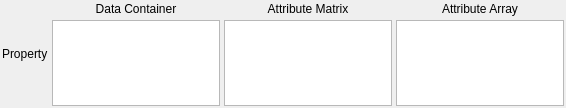
<?xml version="1.0" encoding="UTF-8"?>
<ui version="4.0">
 <class>ArraySelectionWidget</class>
 <widget class="QWidget" name="ArraySelectionWidget">
  <property name="geometry">
   <rect>
    <x>0</x>
    <y>0</y>
    <width>566</width>
    <height>108</height>
   </rect>
  </property>
  <property name="windowTitle">
   <string>ArraySelectionWidget</string>
  </property>
  <layout class="QGridLayout" name="gridLayout">
   <property name="margin">
    <number>2</number>
   </property>
   <property name="spacing">
    <number>4</number>
   </property>
   <item row="1" column="1">
    <widget class="QListWidget" name="dataContainerList">
     <property name="minimumSize">
      <size>
       <width>150</width>
       <height>0</height>
      </size>
     </property>
     <property name="editTriggers">
      <set>QAbstractItemView::EditKeyPressed|QAbstractItemView::SelectedClicked</set>
     </property>
    </widget>
   </item>
   <item row="1" column="2">
    <widget class="QListWidget" name="attributeMatrixList">
     <property name="minimumSize">
      <size>
       <width>150</width>
       <height>0</height>
      </size>
     </property>
     <property name="editTriggers">
      <set>QAbstractItemView::EditKeyPressed|QAbstractItemView::SelectedClicked</set>
     </property>
    </widget>
   </item>
   <item row="1" column="3">
    <widget class="QListWidget" name="attributeArrayList">
     <property name="minimumSize">
      <size>
       <width>150</width>
       <height>0</height>
      </size>
     </property>
     <property name="editTriggers">
      <set>QAbstractItemView::EditKeyPressed|QAbstractItemView::SelectedClicked</set>
     </property>
     <property name="uniformItemSizes">
      <bool>true</bool>
     </property>
    </widget>
   </item>
   <item row="0" column="1">
    <widget class="QLabel" name="label">
     <property name="text">
      <string>Data Container</string>
     </property>
     <property name="alignment">
      <set>Qt::AlignCenter</set>
     </property>
    </widget>
   </item>
   <item row="0" column="2">
    <widget class="QLabel" name="label_2">
     <property name="text">
      <string>Attribute Matrix</string>
     </property>
     <property name="alignment">
      <set>Qt::AlignCenter</set>
     </property>
    </widget>
   </item>
   <item row="0" column="3">
    <widget class="QLabel" name="label_3">
     <property name="text">
      <string>Attribute Array</string>
     </property>
     <property name="alignment">
      <set>Qt::AlignCenter</set>
     </property>
    </widget>
   </item>
   <item row="0" column="0" rowspan="2">
    <widget class="QLabel" name="ArraySelectionWidgetLabel">
     <property name="text">
      <string>Property</string>
     </property>
    </widget>
   </item>
  </layout>
 </widget>
 <resources/>
 <connections/>
</ui>
